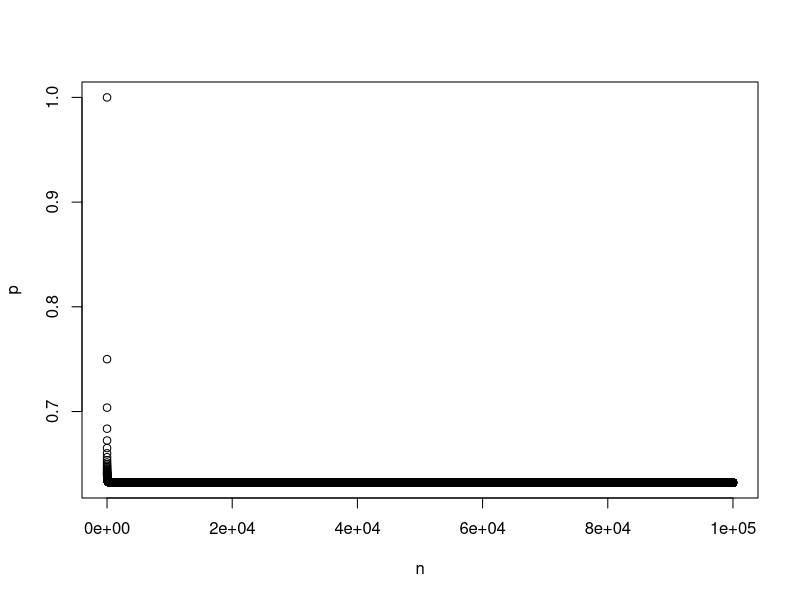
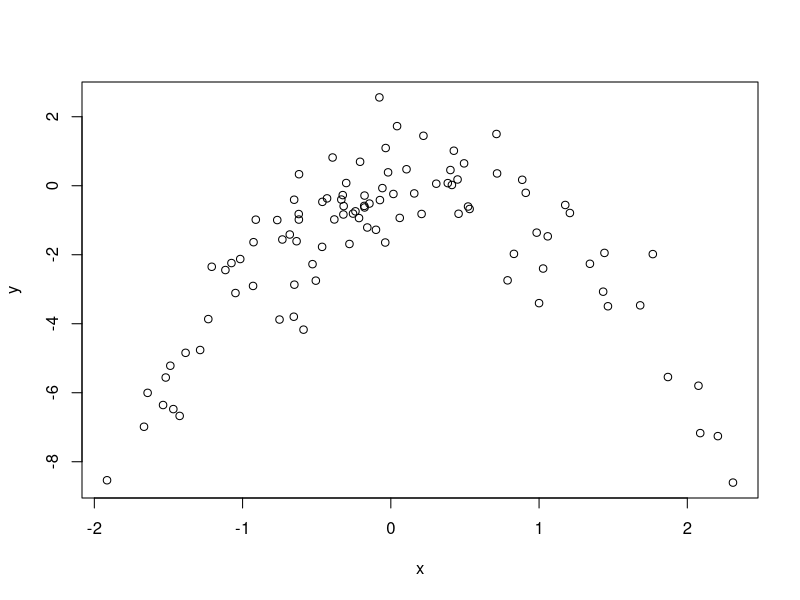

The R script that drew these images, in order:
## ---- chunk 1
knitr::opts_chunk$set(echo = TRUE)
## ---- chunk 2
library(MASS)
library(boot)
## ---- chunk 3
n <- 5
1-(1-1/n)^n
## ---- chunk 4
n <- 100
1-(1-1/n)^n
## ---- chunk 5
n <- 10000
1-(1-1/n)^n
## ---- chunk 6
n <- 1:100000
p <- 1-(1-1/n)^n
plot(n,p)
## ---- chunk 7
store = rep(NA, 10000) 
for(i in 1:10000){
  store[i] = sum(sample(1:100, rep=TRUE)==4)>0 
  } 
mean(store)
## ---- chunk 8
set.seed(1)
y=rnorm(100)
x=rnorm(100)
y=x-2*x^2+rnorm(100)
## ---- chunk 9
plot(x, y)
## ---- chunk 10
set.seed(2)
y=rnorm(100)
x=rnorm(100)
y=x-2*x^2+rnorm(100)

cv.error <- c() 
for (i in 1:4){
  glm.fit <- glm(y~ poly(x, i))
  cv.error[i] <- cv.glm(data.frame(x,y), glm.fit)$delta[1]
}
print(cv.error)
## ---- chunk 11
set.seed(3)
y=rnorm(100)
x=rnorm(100)
y=x-2*x^2+rnorm(100)

cv.error <- c() 
for (i in 1:4){
  glm.fit <- glm(y~ poly(x, i))
  cv.error[i] <- cv.glm(data.frame(x,y), glm.fit)$delta[1]
}
print(cv.error)
## ---- chunk 12
set.seed(2)
y=rnorm(100)
x=rnorm(100)
y=x-2*x^2+rnorm(100)
for (i in 1:4){
  print(paste(i," modle"))
  print(coef(summary(glm(y~ poly(x, i)))))
}

for (i in 1:4){
  print(paste(i," modle"))
  print(summary(glm(y~ poly(x, i))))
}
## ---- chunk 13
data(Boston)
attach(Boston)
mean(medv)
## ---- chunk 14
n <- nrow(Boston)
sd(medv)/sqrt(n)
## ---- chunk 15
mean.boot <- function(data, index){
  mean(data[index])
}
boot(medv, mean.boot, R = 1000)
## ---- chunk 16
paste("[",22.53281-2*0.4088611,",",22.53281+2*0.4088611,"]")
t.test(Boston$medv)
## ---- chunk 17
median(medv)
## ---- chunk 18
med <- function(data, index){
  median(data[index])
}
boot(medv, med, R = 1000)
## ---- chunk 19
quantile(medv, prob = 0.1)
## ---- chunk 20
quan10th.boot <- function(data, index){
  quantile(data[index], prob = 0.1)
}
boot(medv, quan10th.boot, R = 1000)
